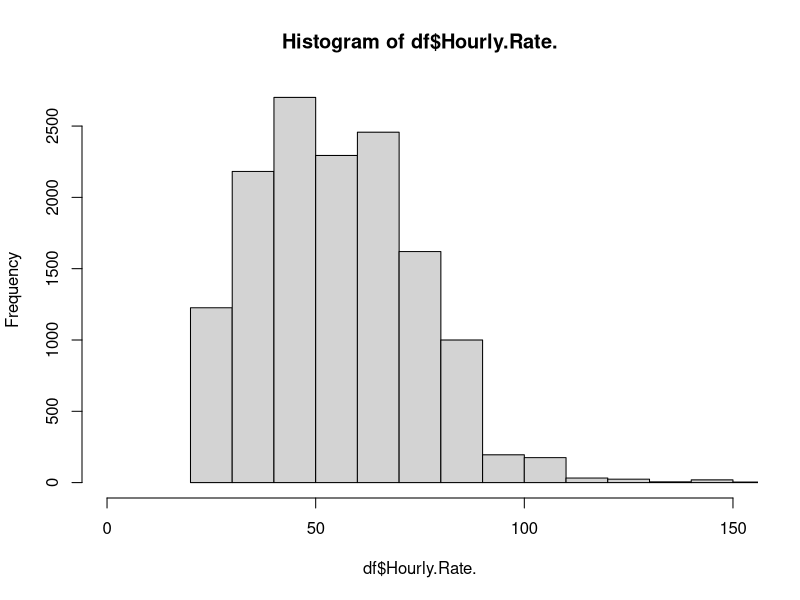

R code for this plot:
# produces boxplots, graph and statstical analysis on wage differences across Seattle government departments
# read file
df = read.csv('City_of_Seattle_Wage_Data.csv')

  
aov1 = aov(df$Hourly.Rate. ~ as.factor(df$Department), data=df)
summary(aov1)

# is hourly rate wage normally distributed?
hist(df$Hourly.Rate., xlim=c(0, 150), breaks=20)

